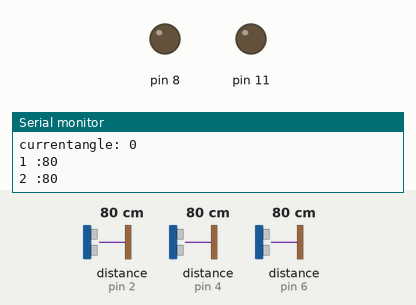
This sketch was run on a simulated Arduino Uno, built with avr-gcc and run on an emulated ATmega328P. On the bench: output pins drawn as LEDs (lit = HIGH), the last lines printed to the serial monitor. Wiring (inferred from the names in the program): 3 × ultrasonic range finder: trigger pin 3, echo pin 2 / trigger pin 5, echo pin 4 / trigger pin 7, echo pin 6. Inputs (shaded band) come from the test bench; at power-on: distance to the obstacle (sensors on pin 2, pin 4, pin 6) 80 cm. The echo pulse lasts 58.3 µs per cm; pins used as bus, display or sensor lines are not drawn.

Above: at 1.4 s.
1.5 s: distance to the obstacle (sensor on pin 2) set to 2 cm
At 2.42 s:
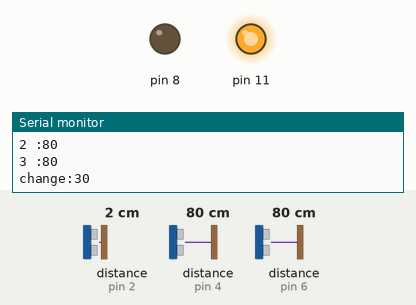
4.1 s: distance to the obstacle (sensor on pin 4) set to 2 cm
At 5.1 s:
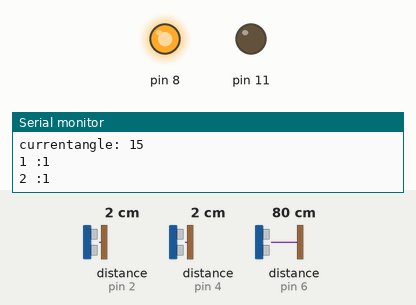
7.4 s: distance to the obstacle (sensor on pin 4) set to 18 cm
At 8.8 s:
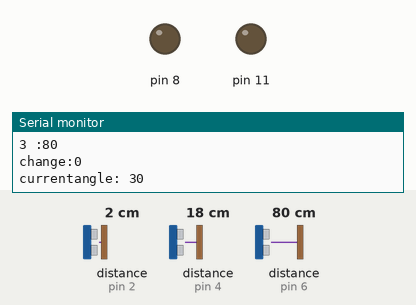
9.4 s: distance to the obstacle (sensor on pin 2) set to 250 cm
At 10.04 s:
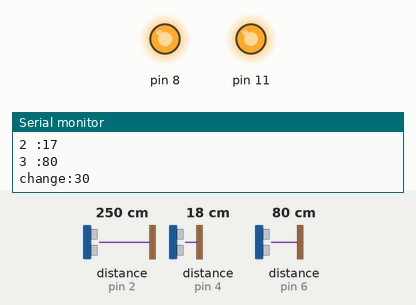
Timing chart, 0 to 12.4 s (numbered marks = the images above; inputs shaded):
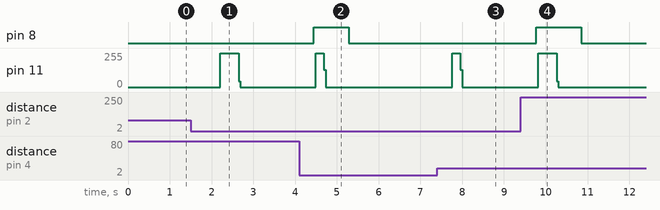

Measured:
- after the input at 1.5 s, pin 11: 0/255 → 254/255 after 0.71 s, → 0/255 0.44 s later
- after the input at 4.1 s, pin 8: LOW → HIGH after 0.35 s, → LOW 0.83 s later; pin 11: 0/255 → 254/255 after 0.39 s, → 0/255 0.20 s later
- after the input at 7.4 s, pin 11: 0/255 → 254/255 after 0.36 s, → 0/255 0.20 s later
- after the input at 9.4 s, pin 8: LOW → HIGH after 0.38 s, → LOW 1.1 s later; pin 11: 0/255 → 254/255 after 0.42 s, → 0/255 0.44 s later

The sketch:

jhasonar.ino
```cpp
void setup() {
  pinMode(3, OUTPUT); //trig of sonar 1
  pinMode(5, OUTPUT); //trig of sonar 2
  pinMode(7, OUTPUT); //trig of sonar 3
  pinMode (2, INPUT); //echo of sonar 1
  pinMode (4, INPUT); //echo of sonar 2
  pinMode (6, INPUT); //echo of sonar 3
  pinMode(8,OUTPUT);
  pinMode(11,OUTPUT);
  Serial.begin(9600);
  void reading();
  void gotoangle(int);
  void finalangle();
  long microsecondsToCentimeters(long);
}
long duration, cm[3];
int oldangle=0;

long microsecondsToCentimeters(long microseconds)
{
  // The speed of sound is 340 m/s or 29 microseconds per centimeter.
  // The ping travels out and back, so to find the distance of the
  // object we take half of the distance travelled.
  return microseconds / 29 / 2;
}

void reading()
{
  int i=1;
  // The PING))) is triggered by a HIGH pulse of 2 or more microseconds.
  // Give a short LOW pulse beforehand to ensure a clean HIGH pulse:
  // attach pin 3 to Trig
  for (i=1;i<4;i++)
  {
  digitalWrite(2*i+1, LOW);
  delayMicroseconds(2);
  digitalWrite(2*i+1, HIGH);
  delayMicroseconds(5);
  digitalWrite(2*i+1, LOW);
  // The same pin is used to read the signal from the PING))): a HIGH
  // pulse whose duration is the time (in microseconds) from the sending
  // of the ping to the reception of its echo off of an object.
  duration = pulseIn(2*i, HIGH);
  // convert the time into a distance
  cm[i-1] = microsecondsToCentimeters(duration);
  Serial.print(i);
  Serial.print(" :");
  Serial.println(cm[i-1]);
  delay(100);
  }
  finalangle();
}

void gotoangle(int currentangle)
{
     //Serial.print("oldangle:");
    // Serial.println(oldangle);
  int change=currentangle-oldangle;
  digitalWrite(8,LOW);
  if(change<0)
  {
    digitalWrite(8,HIGH);
    change*=-1;
  }
  Serial.print("change:");
  Serial.println(change);

  for(int j=0;j<change*5;j++)
  {
  digitalWrite(11,HIGH);
  delay(3);
  digitalWrite(11,LOW);
  delayMicroseconds(5);
  }

  oldangle=currentangle;
Serial.print("currentangle: ");
     Serial.println(currentangle);
     delay(300);
  reading();
}
void finalangle()
{
   int angle;
   //Serial.println("cond1");
   if(cm[0]<=10 && cm[1]<=10 && cm[2]>10)
  {
    //Serial.println("jnjads");
    angle=15;
    gotoangle(angle);

    //Function to turn angle would simply be called inside while loop
   // delay(250); //wait to complete turn
    //function will again take reading and then check for conditions of while loop, if not true loop breaks.
  }
     //Serial.println("cond2");
  if(cm[2]<=10 && cm[1]<=10 && cm[0]>10)
   {
    angle=-15;
    gotoangle(angle);
   // delay(250);
  }
     //Serial.println("cond3");
  if(cm[0]<=10 && cm[1]>10 && cm[2]>10)
   {
    angle=30;
    gotoangle(angle);
   // delay(250);
  }
     //Serial.println("cond4");
  if(cm[2]<=10 && cm[1]>10 && cm[0]>10)
   {
    angle=-30;
    gotoangle(angle);
  //  delay(250);
  }
     //Serial.println("cond5");
  if(cm[2]<=10 && cm[1]<=10 && cm[0]<=10)
   {
    angle=90;
    //if all three are detecting obstacles, the cycle has no option but turn abruptly
    gotoangle(angle);
   // delay(250);
   }
      //Serial.println("cond6");
   if(cm[2]>10 && cm[1]>10 && cm[0]>10)
   {
     angle=0;
     gotoangle(angle);
    delay(250);
   }
     // Serial.println("cond7");
   reading();

}

void loop()
{
  reading();
}
```
